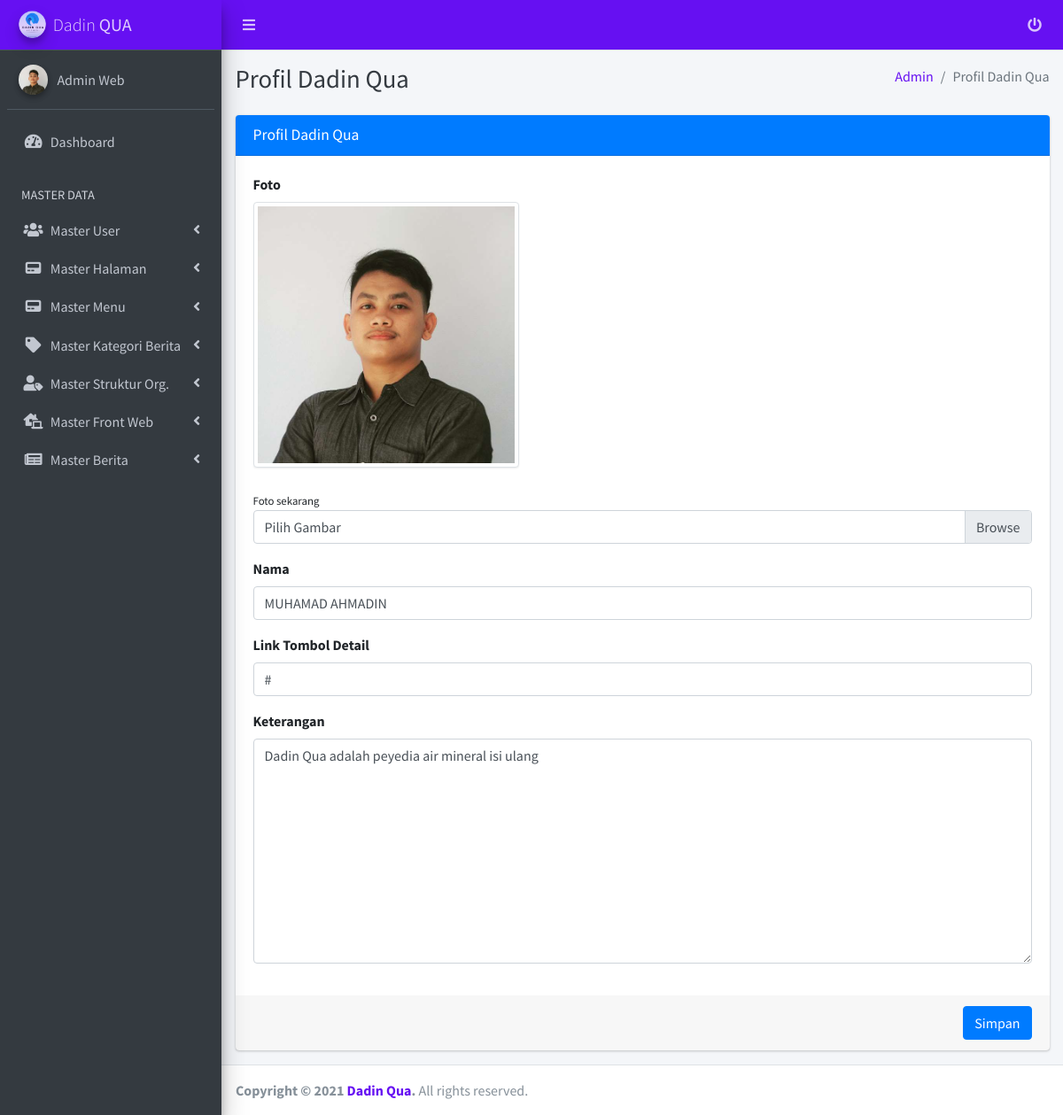
The app's page /manage/admin/dadinqua.php (signed in) with its own data.
### tables this page shows
CREATE TABLE `users` (
  `id` int(11) NOT NULL,
  `username` varchar(255) NOT NULL,
  `password` varchar(255) NOT NULL,
  `nama` varchar(255) NOT NULL,
  `level` int(11) NOT NULL,
  `aktif` int(11) NOT NULL,
  `email` varchar(255) NOT NULL,
  `foto` varchar(255) NOT NULL,
  `created_at` timestamp NOT NULL DEFAULT CURRENT_TIMESTAMP,
  `updated_at` datetime DEFAULT NULL
);

CREATE TABLE `dirpolairud` (
  `id_dirpolairud` int(11) NOT NULL,
  `nama` varchar(255) NOT NULL,
  `foto` varchar(255) NOT NULL,
  `link_detail` varchar(255) NOT NULL,
  `keterangan` text NOT NULL,
  `created_at` timestamp NOT NULL DEFAULT CURRENT_TIMESTAMP,
  `updated_at` datetime DEFAULT NULL
);

### manage/admin/dadinqua.php (the view, shortened to what this page needs)
<?php
require '../functions.php';
$q_dir = mysqli_query($conn, "SELECT * FROM dirpolairud");
$dir = mysqli_fetch_assoc($q_dir);
 ?>
<!DOCTYPE html>
<html lang="en">
<head>
  <?php include('inc_head.php'); ?>
</head>
<body class="hold-transition sidebar-mini accent-indigo">
<div class="wrapper">
  <?php include('inc_navbar.php'); ?>
  <?php include('inc_sidebar.php'); ?>
  <div class="content-wrapper">
    <div class="content-header">
      <div class="container-fluid">
        <div class="row mb-2">
          <div class="col-sm-6">
            <h1 class="m-0 text-dark">Profil Dadin Qua</h1>
          </div>
          <div class="col-sm-6">
            <ol class="breadcrumb float-sm-right">
              <li class="breadcrumb-item"><a href="#">Admin</a></li>
              <li class="breadcrumb-item active">Profil Dadin Qua</li>
            </ol>
          </div>
        </div>
      </div>
    </div>
    <section class="content">
      <div class="container-fluid">
        <div class="row">
          <div class="col-md-12">
            <div class="card card-primary">
              <div class="card-header">
                <h3 class="card-title">Profil Dadin Qua</h3>
              </div>
              <form role="form" id="myForm" method="POST" enctype="multipart/form-data">
                <div class="card-body">
                  <div class="form-group">
                    <label for="exampleInputFile">Foto</label>
                    <?php if ($dir['foto'] !== ''): ?>
                      <br>
                      <?php
                      $foto = $dir['foto'];
                       ?>
                      <div class="myLightbox">
                          <a class="" href="<?= get_profile_foto($foto); ?>"><img src="<?= get_profile_foto($foto); ?>" alt="<?= $foto; ?>" title="<?= $foto ?>"/ width="300" class="img-thumbnail"></a>
                      </div>
                      <br>
                      <small>Foto sekarang</small>
                    <?php endif ?>
                    <div class="input-group">
                      <div class="custom-file">
                        <label class="custom-file-label" for="exampleInputFile">Pilih Gambar</label>
                      </div>
                    </div>
                  </div>
                  <div class="form-group">
                    <label>Nama</label>
                    <input type="text" class="form-control" name="nama" id="nama" placeholder="Masukkan Nama" value="<?= $dir['nama']; ?>">
                  </div>
                  <div class="form-group">
                    <label>Link Tombol Detail</label>
                    <input type="text" class="form-control" name="link_detail" id="link_detail" placeholder="Masukkan Link Detail" value="<?= $dir['link_detail']; ?>">
                  </div>
                  <div class="form-group">
                    <label>Keterangan</label>
                    <textarea name="keterangan" id="keterangan" class="form-control" style="resize: y;max-height: 300px;min-height: 100px;" cols="30" rows="10"><?= $dir['keterangan']; ?></textarea>
                  </div>
                </div>
                <div class="card-footer text-right">
                  <button type="submit" id="btn_simpan" class="btn btn-primary">Simpan</button>
                </div>
              </form>
            </div>
          </div>
        </div>
      </div>
    </section>
  </div>
  <?php include('inc_footer.php'); ?>
</div>
</body>
</html>

### manage/admin/inc_sidebar.php (shortened to what this page needs)
<aside class="main-sidebar sidebar-dark-indigo elevation-4">
    <a href="dashboard" class="brand-link navbar-indigo">
      <img src="../../assets/images/dadinqua.png" alt="Dadin Qua Logo" class="brand-image img-circle elevation-3"
           style="opacity: .8">
      <span class="brand-text font-weight-light ">Dadin <b>QUA</b></span>
    </a>
    <div class="sidebar">
      <div class="user-panel mt-3 pb-3 mb-3 d-flex">
        <div class="image">
          <img src="<?= get_profile_foto($user_data['foto']); ?>" class="img-circle elevation-2" alt="User Image">
        </div>
        <div class="info">
          <a href="#" class="d-block"><?= $user_data['nama']; ?></a>
        </div>
      </div>
      <nav class="mt-2">
        <ul class="nav nav-pills nav-sidebar flex-column" data-widget="treeview" role="menu" data-accordion="false">
          <li class="nav-item">
            <a href="dashboard" class="nav-link <?= active('dashboard'); ?>">
              <i class="nav-icon fas fa-tachometer-alt"></i>
              <p>
                Dashboard
              </p>
            </a>
          </li>
          <li class="nav-header">MASTER DATA</li>
          <li class="nav-item has-treeview <?= active('users', true); ?>">
            <a href="#" class="nav-link <?= active('users'); ?>">
              <i class="nav-icon fas fa-users"></i>
              <p>
                Master User
                <i class="right fas fa-angle-left"></i>
              </p>
            </a>
          </li>
          <li class="nav-item has-treeview <?= active('pages', true); ?>">
            <a href="#" class="nav-link <?= active('pages'); ?>">
              <i class="nav-icon fas fa-pager"></i>
              <p>
                Master Halaman
                <i class="right fas fa-angle-left"></i>
              </p>
            </a>
          </li>
          <li class="nav-item has-treeview <?= active('menu', true); ?>">
            <a href="#" class="nav-link <?= active('menu'); ?>">
              <i class="nav-icon fas fa-pager"></i>
              <p>
                Master Menu
                <i class="right fas fa-angle-left"></i>
              </p>
            </a>
          </li>
          <li class="nav-item has-treeview <?= active('kategori', true); ?>">
            <a href="#" class="nav-link <?= active('kategori'); ?>">
              <i class="nav-icon fas fa-tag"></i>
              <p>
                Master Kategori Berita
                <i class="right fas fa-angle-left"></i>
              </p>
            </a>
          </li>
          <li class="nav-item has-treeview <?= active('member', true); ?>">
            <a href="#" class="nav-link <?= active('member'); ?>">
              <i class="nav-icon fas fa-user-tag"></i>
              <p>
                Master Struktur Org.
                <i class="right fas fa-angle-left"></i>
              </p>
            </a>
          </li>
          <li class="nav-item has-treeview <?= active('galeri', true); ?> <?= active('dirpolairud', true); ?> <?= active('kontak', true); ?> <?= active('faq', true); ?>">
            <a href="#" class="nav-link <?= active('galeri'); ?> <?= active('dirpolairud'); ?> <?= active('kontak'); ?> <?= active('faq'); ?>">
              <i class="nav-icon fas fa-laptop-house"></i>
              <p>
                Master Front Web
                <i class="right fas fa-angle-left"></i>
              </p>
            </a>
          </li>
          <li class="nav-item has-treeview <?= active('berita', true); ?>">
            <a href="#" class="nav-link <?= active('berita'); ?>">
              <i class="nav-icon fas fa-newspaper"></i>
              <p>
                Master Berita
                <i class="right fas fa-angle-left"></i>
              </p>
            </a>
          </li>
        </ul>
      </nav>
    </div>
  </aside>

### records on screen
users: foto (picture), nama "Admin Web"
dirpolairud: nama "MUHAMAD AHMADIN", link_detail "#", keterangan "Dadin Qua adalah peyedia air mineral isi ulang"
